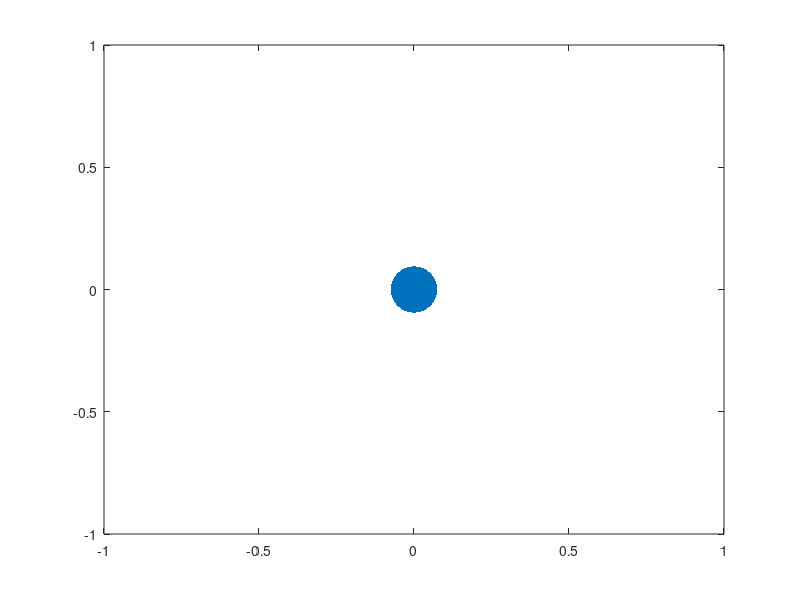

Write the MATLAB code that produced this figure. (Note: this script raises an error after producing the figure.)
clc;close all;clear all;
%%

global KEY_IS_PRESSED
KEY_IS_PRESSED = 0;
gcf;
set(gcf, 'KeyPressFcn', @myKeyPressFcn);

%%

m = 1;

k = 1;

kb = 1;%1.38e-23;
dt = 0.01;
l = 2;
g = 0;
xi = 0;
D = 0;

N=10;

T = []; 

for n = 1:N
    x(1,n) = randi(10);
    y(1,n) = randi(10);
    v0(1,n) = (-1)^(randi(N));
    v0(2,n) = (-1)^(randi(N));
end

figure(1)
h1=plot(0,0,'MarkerSize',100,'Marker','.','LineWidth',5);
%axis([-50 50 -50 50]);
set(gca,'nextplot','replacechildren');
figure(2)
h2=animatedline;


%%

for n = 1:N
    
    C = 1/(4*m);
    C1 = C*4*m;
    C3 = C*( 2*g*sqrt(2*D)*xi*dt^2 + 2*dt^2*force(x(1,:),y(1,:),n,l));
    C2 = C*(2*m+g*dt)*2*dt;
    x(2,n) = round(C1.*x(1,n) + C3(1) + C2.*v0(1,n),3);
    y(2,n) = round(C1.*y(1,n) + C3(2) + C2.*v0(2,n),3);
    
end

set(h1,'XData',x(end,:),'YData',y(end,:));

drawnow;

%%

for t = 2:10000
    
    for n =1:N
        
        C = 1/(2*m-g*dt);
        C1 = C*4*m;
        C2 = -C*(2*m+g*dt);
        C3 = C*( 2*g*sqrt(2*D)*xi*dt^2 + 2*dt^2*force(x(t,:),y(t,:),n,l));
        
        x(t+1,n) = round(C1.*x(t,n) + C3(1) + C2*x(t-1,n),3);
        y(t+1,n) = round(C1.*y(t,n) + C3(2) + C2*y(t-1,n),3);
        
    end
    
    T = temperature(x,y,N,kb,dt,m);
    addpoints(h2,t,T);
    set(h1,'XData',x(end,:),'YData',y(end,:));
    
    drawnow;
    
    if KEY_IS_PRESSED
        close all;
        break;
    end
    
end


%%

function F = force(x,y,n,a)

F = [0 0];

for i = 1:length(x)
    if i == n-1
        dx = x(i)-x(n);
        dy = y(i)-y(n);
        
        theta = atan2(dy,dx);
        
        r = sqrt(dx^2+dy^2);
        delta = r-a;
        
        k = LenardJones(a,delta,1,2)*10;
        
        F(1) = F(1) + k*((delta)*cos(theta));
        F(2) = F(2) + k*((delta)*sin(theta));
        
    elseif i == n+1
        dx = x(n)-x(i);
        dy = y(n)-y(i);
        
        theta = atan2(dy,dx);
        
        r = sqrt(dx^2+dy^2);
        delta = r-a;
        
        k = LenardJones(a,delta,1,2)*10;
        
        F(1) = F(1) - k*((delta)*cos(theta));
        F(2) = F(2) - k*((delta)*sin(theta));
        
    elseif i ~= n
        dx = x(n)-x(i);
        dy = y(n)-y(i);
        
        theta = atan2(dy,dx);
        
        r = sqrt(dx^2+dy^2);
        delta = r-a;
        
        f = LenardJones(a,delta,-0.3,1);
        
        F(1) = F(1) - f*cos(theta);
        F(2) = F(2) - f*sin(theta);
        
    end
end
end


function T = temperature(x,y,N,k,dt,m)

T = 0;
C = m/(8*k*N*dt^2);

for i = 1:N
    
    vx = 3*x(end,i)-4*x(end-1,i)+x(end-2,i);
    vy = 3*y(end,i)-4*y(end-1,i)+y(end-2,i);
    
    v2 = vx^2+vy^2;
    
    T = T + v2;
    
end

T = C*T;

end


function myKeyPressFcn(hObject, event)
global KEY_IS_PRESSED
KEY_IS_PRESSED  = 1;
end
